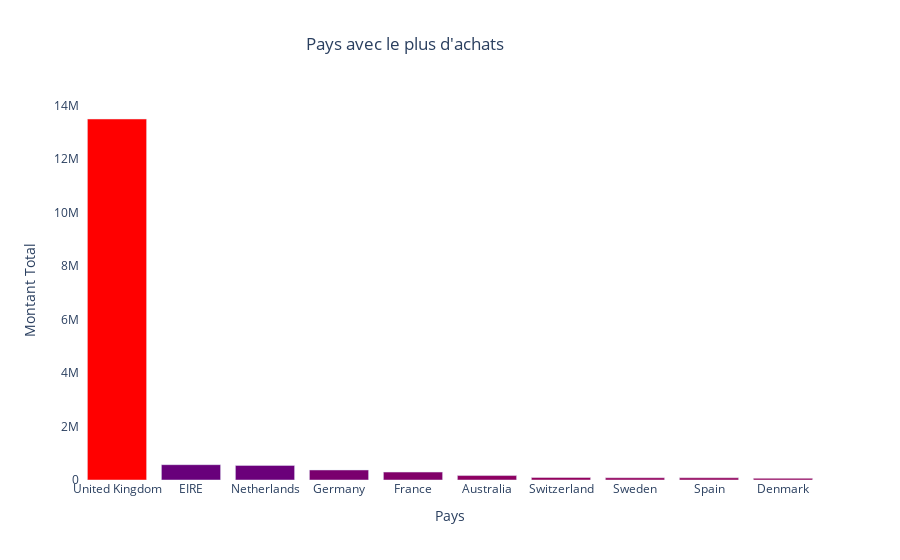

Here is the notebook cell this chart was saved with:
### Code cell
fig = go.Figure(data=[
    go.Bar(name="Pays avec le plus d'achats", 
           x=df_countries_purchase_desc['Country'].astype(str), 
           y=df_countries_purchase_desc['TotalPrice'],
           marker_opacity=1,
           marker={'color': df_countries_purchase_desc['TotalPrice'],
                   'colorscale': 'Rainbow'})
    ])

fig.update_layout(title="Pays avec le plus d'achats",
                  title_x=0.45,
                  xaxis_title="Pays",
                  yaxis_title="Montant Total",
                  plot_bgcolor='white')
fig.show()

### Figure 1 — Plotly figure (JSON) as saved in the notebook; plotly's stock layout.template omitted (floating-point values rounded to 4 significant figures)
{"data": [{"marker": {"color": [13490000.0, 572700.0, 545900.0, 374000.0, 296100.0, 166400.0, 92290.0, 84050.0, 82300.0, 63360.0], "colorscale": [[0, "rgb(150,0,90)"], [0.125, "rgb(0,0,200)"], [0.25, "rgb(0,25,255)"], [0.375, "rgb(0,152,255)"], [0.5, "rgb(44,255,150)"], [0.625, "rgb(151,255,0)"], [0.75, "rgb(255,234,0)"], [0.875, "rgb(255,111,0)"], [1, "rgb(255,0,0)"]], "opacity": 1}, "name": "Pays avec le plus d'achats", "type": "bar", "x": ["United Kingdom", "EIRE", "Netherlands", "Germany", "France", "Australia", "Switzerland", "Sweden", "Spain", "Denmark"], "y": [13490000.0, 572700.0, 545900.0, 374000.0, 296100.0, 166400.0, 92290.0, 84050.0, 82300.0, 63360.0]}], "layout": {"plot_bgcolor": "white", "title": {"text": "Pays avec le plus d'achats", "x": 0.45}, "xaxis": {"title": {"text": "Pays"}}, "yaxis": {"title": {"text": "Montant Total"}}}}
